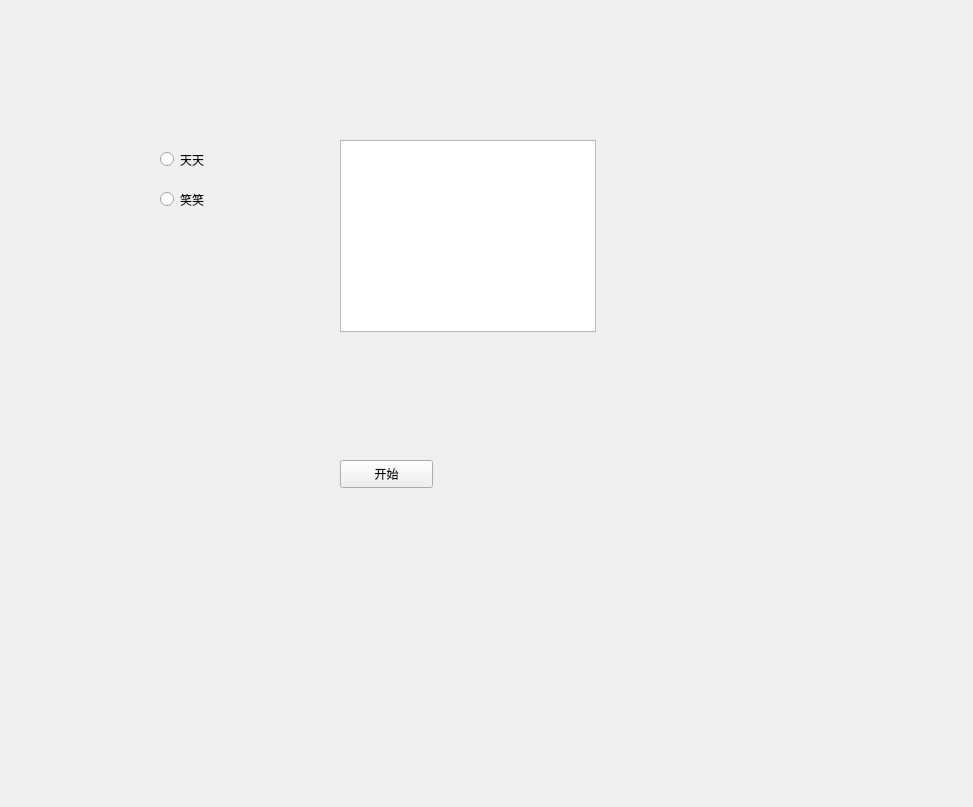
<?xml version="1.0" encoding="UTF-8"?>
<ui version="4.0">
 <class>Form</class>
 <widget class="QWidget" name="Form">
  <property name="geometry">
   <rect>
    <x>0</x>
    <y>0</y>
    <width>973</width>
    <height>807</height>
   </rect>
  </property>
  <property name="windowTitle">
   <string>Form</string>
  </property>
  <widget class="QRadioButton" name="radioButton">
   <property name="geometry">
    <rect>
     <x>160</x>
     <y>150</y>
     <width>115</width>
     <height>19</height>
    </rect>
   </property>
   <property name="text">
    <string>天天</string>
   </property>
  </widget>
  <widget class="QRadioButton" name="radioButton_2">
   <property name="geometry">
    <rect>
     <x>160</x>
     <y>190</y>
     <width>115</width>
     <height>19</height>
    </rect>
   </property>
   <property name="text">
    <string>笑笑</string>
   </property>
  </widget>
  <widget class="QListView" name="listView">
   <property name="geometry">
    <rect>
     <x>340</x>
     <y>140</y>
     <width>256</width>
     <height>192</height>
    </rect>
   </property>
  </widget>
  <widget class="QPushButton" name="pushButton">
   <property name="geometry">
    <rect>
     <x>340</x>
     <y>460</y>
     <width>93</width>
     <height>28</height>
    </rect>
   </property>
   <property name="text">
    <string>开始</string>
   </property>
  </widget>
 </widget>
 <resources/>
 <connections/>
</ui>
